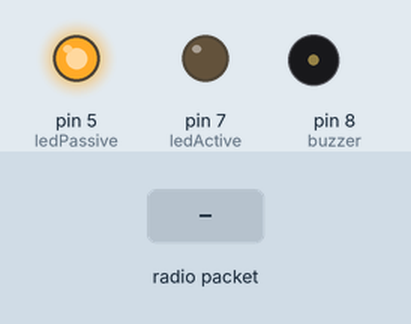
Bench run of a sketch on a simulated Arduino Uno, built with avr-gcc and run on an emulated ATmega328P. On the bench: output pins drawn as LEDs (lit = HIGH), buzzer (waves = sounding, pin HIGH). Dashed ring = blinking. The test bench sets the inputs (shaded band). No radio packets arrive unless stated.

Above: at 1.2 s.
1.3 s: radio packet "X" arrives
At 1.4 s:
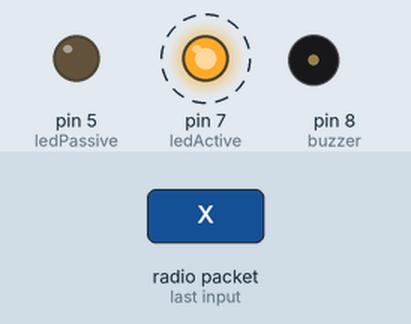
At 2.0 s:
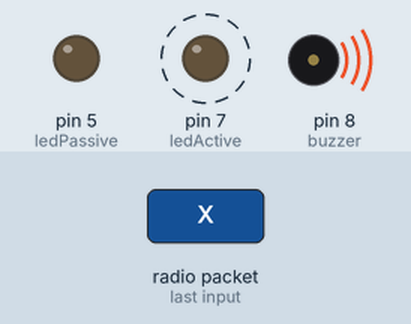
Timing chart, 0 to 6.8 s (numbered marks = the images above; inputs shaded):
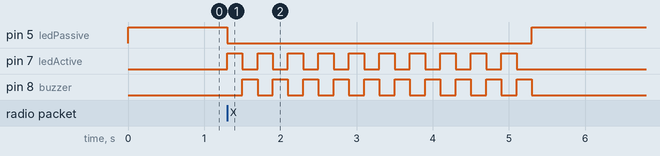

The sketch:

receiver_mod.ino
```cpp
// (licence header left out)
#include <VirtualWire.h>

int ledPassive = 5;
int ledActive = 7;
int buzzer = 8;


void setup()
{
  pinMode(ledPassive,OUTPUT);
  pinMode(ledActive,OUTPUT);
  pinMode(buzzer,OUTPUT);
  vw_set_ptt_inverted(true);
  vw_set_rx_pin(12);
  vw_setup(4000);
  vw_rx_start();
}
  void loop() {
    digitalWrite(ledPassive,HIGH);
    digitalWrite(buzzer,LOW);
    digitalWrite(ledActive,LOW);
    uint8_t buf[VW_MAX_MESSAGE_LEN];
    uint8_t buflen = VW_MAX_MESSAGE_LEN;

    if (vw_get_message(buf, &buflen)){
      if(buf[0]=='X'){
        digitalWrite(ledPassive,LOW);
        for(int i=0;i<10;i++){
          digitalWrite(buzzer,LOW);
          digitalWrite(ledActive,HIGH);
          delay(200);
          digitalWrite(buzzer,HIGH);
          digitalWrite(ledActive,LOW);
          delay(200);
        }
      }
      else if(buf[0]!='X'){
        digitalWrite(ledPassive,HIGH);
      }
    }
  }
```

Measured:
- after the input at 1.3 s, pin 5 (ledPassive): HIGH → LOW at once, → HIGH 4.0 s later; pin 7 (ledActive): alternates HIGH for 0.20 s and LOW for 0.20 s, 20 changes in all, then stays LOW, starting at once; pin 8 (buzzer): alternates HIGH for 0.20 s and LOW for 0.20 s, 20 changes in all, then stays LOW, starting after 0.20 s
